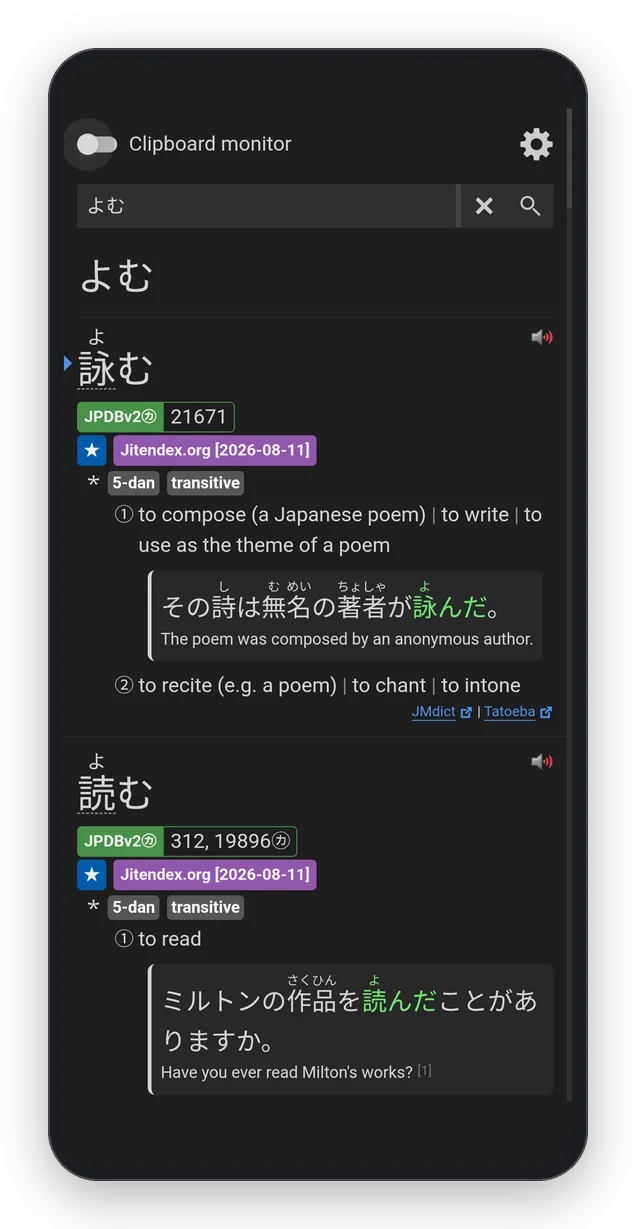
#> input picture docs/fork/media/phone-dictionary.webp, 636 x 1229 px
$ python -i readme_media.py   (imports and definitions only)
#> lines starting #> are read from the running program, lines starting #| are printed output that depends on the picture
#> further down, picture is the input picture: PIL image 636x1229 RGBA; mean R, G, B, A 33.2, 33.2, 34, 202.2
#!/usr/bin/env python3
"""Build the README's pictures and clips from raw device captures.

Usage: scripts/fork/readme_media.py <raw dir>

<raw dir> holds full-resolution screenshots named as in SHOTS below (adb exec-out screencap -p) and
two screen recordings (adb shell screenrecord): tablet_scroll.mp4, phone_lookup.mp4. Output goes to
docs/fork/media/: device-framed WebP pictures, the header image, a 1280x640 social preview and two
animated WebP clips, all sized for GitHub's README column at 2x. Needs Pillow, ffmpeg and the Noto
CJK fonts (Fedora: google-noto-serif-cjk-vf-fonts, google-noto-sans-cjk-vf-fonts).

System bars are painted over with the row next to them, so notification icons never reach the
repository. Re-shoot guide: tablet in landscape, phone in portrait, the reader full screen.
"""
import subprocess
import sys
import tempfile
from pathlib import Path

from PIL import Image, ImageDraw, ImageFilter, ImageFont

ROOT = Path(__file__).resolve().parents[2]
OUT = ROOT / "docs/fork/media"
SERIF = "/usr/share/fonts/google-noto-serif-cjk-vf-fonts/NotoSerifCJK-VF.ttc"
SANS = "/usr/share/fonts/google-noto-sans-cjk-vf-fonts/NotoSansCJK-VF.ttc"
ICON = ROOT / "app/src/nightly/res/mipmap-xxxhdpi/ic_launcher.webp"

INK, INK_SOFT, VERMILION = (35, 31, 27), (98, 86, 72), (164, 58, 42)
PAPER_TOP, PAPER_BOTTOM = (248, 243, 234), (238, 228, 210)

# raw name -> (output name, device, paint over system bars, output width)
SHOTS = {
    "P_lookup": ("phone-lookup", "phone", False, 540),
    "P_page": ("phone-page", "phone", False, 540),
    "P_settings": ("phone-reader-settings", "phone", True, 540),
    "P_dict": ("phone-dictionary", "phone", True, 540),
    "P_darkv": ("phone-vertical-dark", "phone", False, 540),
    "P_intro": ("phone-first-open", "phone", False, 540),
    "T_lookup": ("tablet-lookup", "tablet", False, 1400),
    "T_page": ("tablet-vertical", "tablet", False, 1400),
    "T_dark": ("tablet-vertical-dark", "tablet", False, 1400),
    "T_japanese": ("tablet-settings", "tablet", True, 1400),
    "T_stats": ("tablet-statistics", "tablet", True, 1400),
}
# Rows (at capture resolution) holding the status bar and the navigation bar or taskbar.
BARS = {"phone": ((0, 92), (2206, None)), "tablet": ((0, 60), (1350, None))}
FRAME = {"phone": dict(radius=72, bezel=34), "tablet": dict(radius=40, bezel=46)}


# [35 lines left out: functions font, paint_over_bars, rounded, framed, not called in this run]


def with_shadow(img, blur=38, dy=22, alpha=90):
    """img on a transparent canvas grown by shadow_pad(blur, dy) on every side, with a soft shadow."""
#> called with blur = 38, dy = 22, alpha = 90
    pad = shadow_pad(blur, dy)
    canvas = Image.new("RGBA", (img.width + 2 * pad, img.height + 2 * pad), (0, 0, 0, 0))
#> canvas: PIL image 908x1501 RGBA; every value is 0
    shadow = Image.new("RGBA", img.size, (20, 14, 8, alpha))
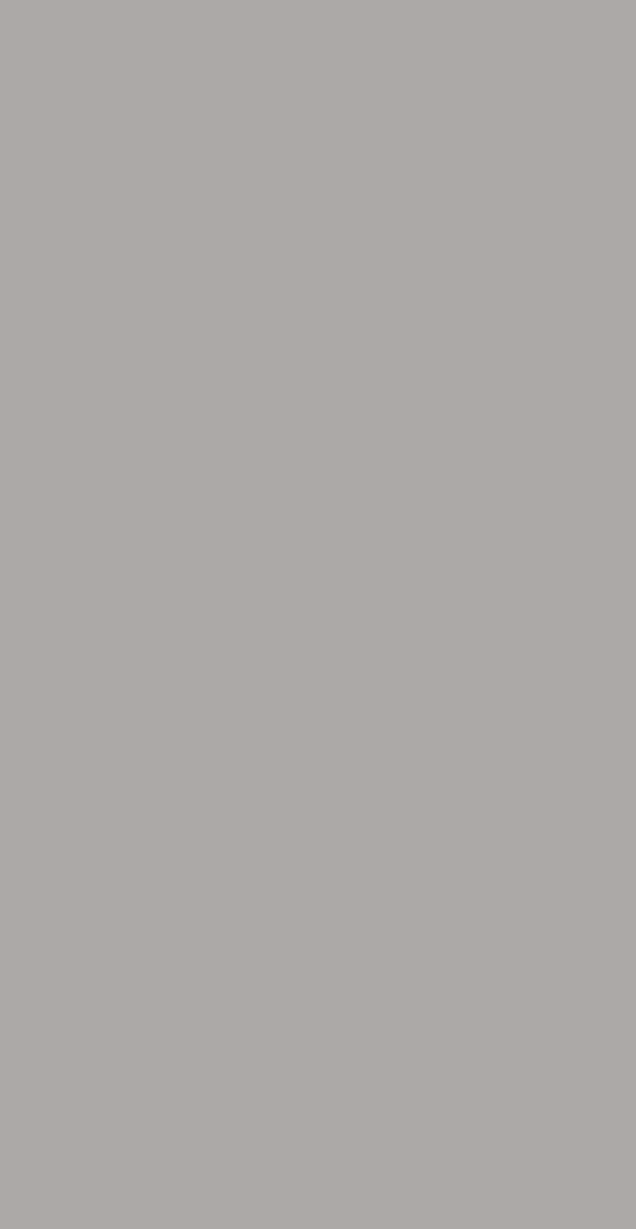
#> shadow: PIL image 636x1229 RGBA; mean R, G, B, A 20, 14, 8, 90; transparent parts drawn white
    canvas.paste(shadow, (pad, pad + dy), img.split()[3])
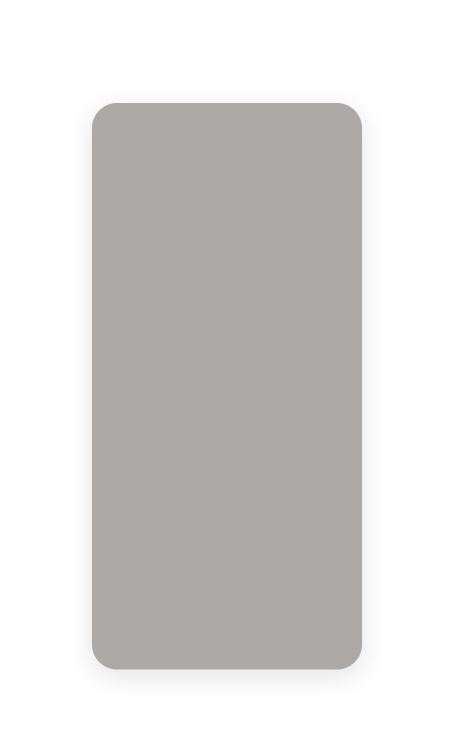
#> canvas: PIL image 908x1501 RGBA (shown at 1/2 size); mean R, G, B, A 9.1, 6.4, 3.6, 40.9; transparent parts drawn white
    canvas = canvas.filter(ImageFilter.GaussianBlur(blur))
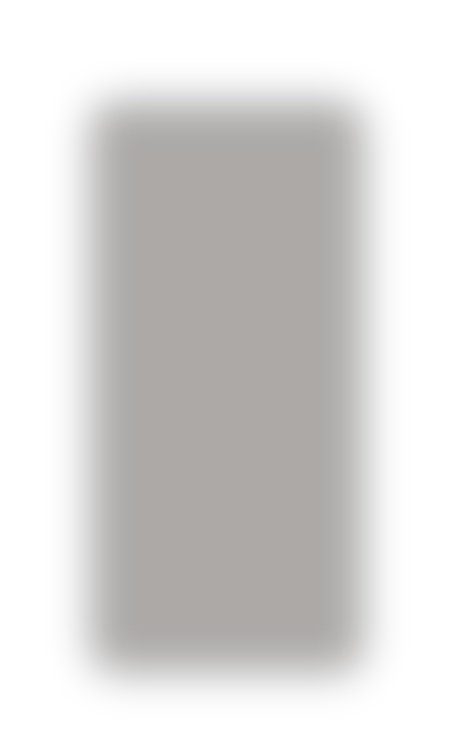
#> canvas: PIL image 908x1501 RGBA (shown at 1/2 size); mean R, G, B, A 9.1, 6.4, 3.6, 40.9; transparent parts drawn white
    canvas.alpha_composite(img, (pad, pad))
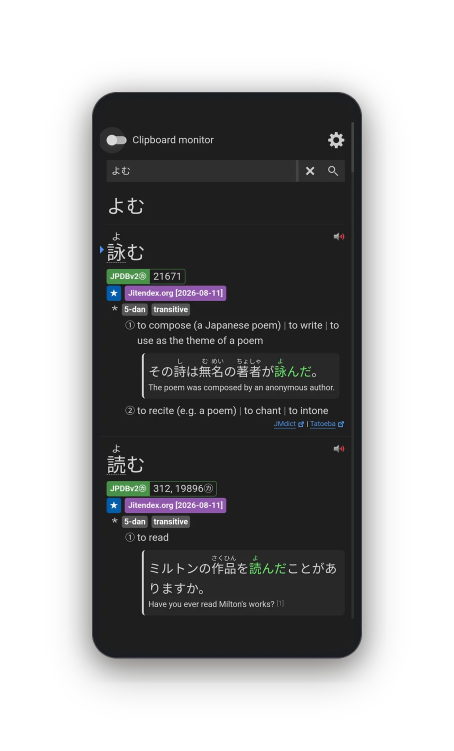
#> canvas: PIL image 908x1501 RGBA (shown at 1/2 size); mean R, G, B, A 19.4, 19.3, 19.6, 119.6; transparent parts drawn white
    return canvas


def shadow_pad(blur, dy):
    return blur * 3 + dy


def fit_width(img, width):
    return img.resize((width, round(img.height * width / img.width)), Image.LANCZOS)


# [8 lines left out: function paper, not called in this run]


def device_image(raw, name, device, bars=False):
    im = Image.open(raw / f"{name}.png").convert("RGB")
    return framed(paint_over_bars(im, device) if bars else im, device)


# [78 lines left out: functions header, clip, main, not called in this run]


# [2 lines not run here, left out]

>>> from PIL import Image
>>> picture = Image.open('../../docs/fork/media/phone-dictionary.webp')
>>> result = with_shadow(picture)
